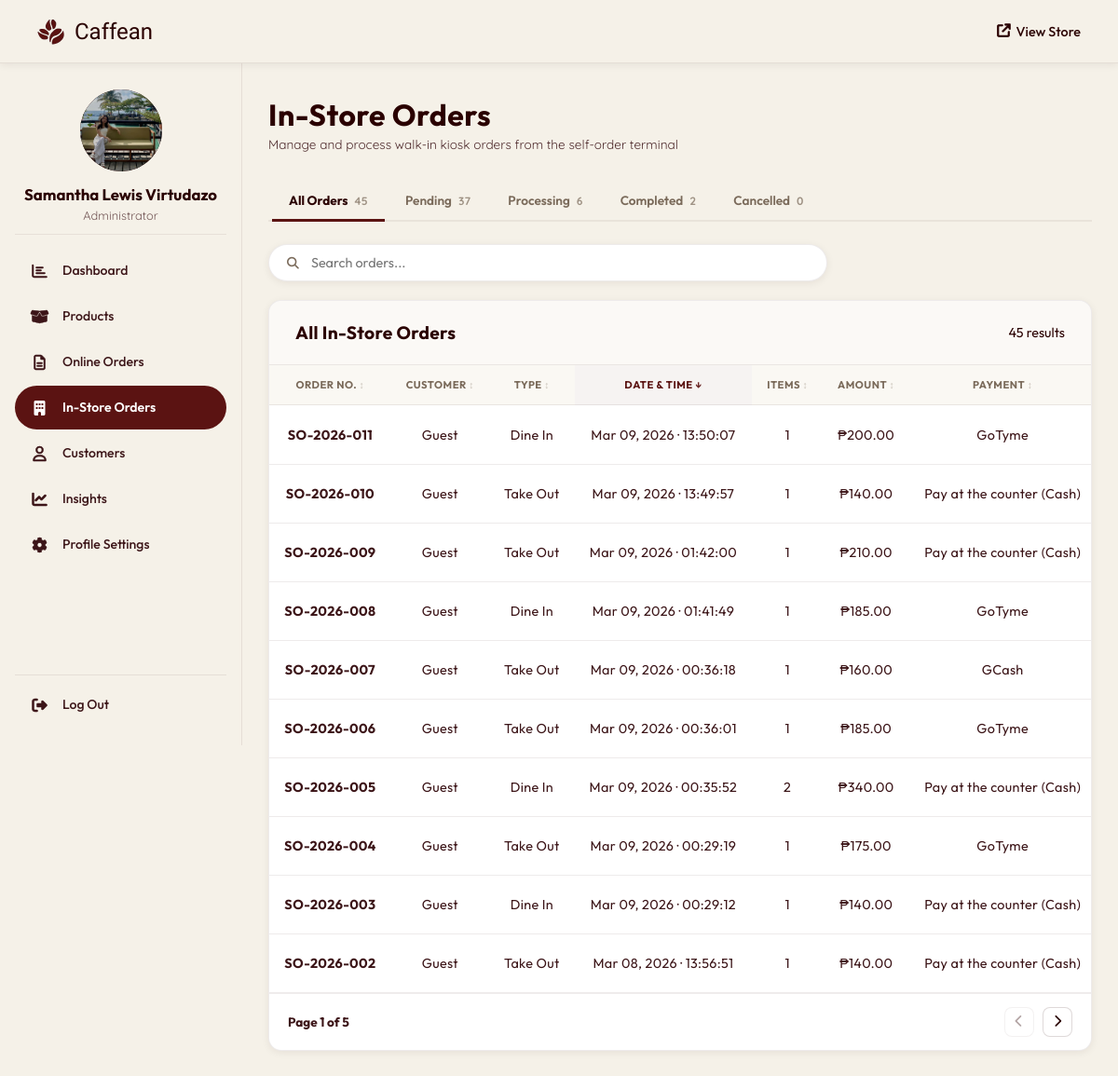
/admin/instore_orders.php (signed in), run on an earlier commit of the app's database.
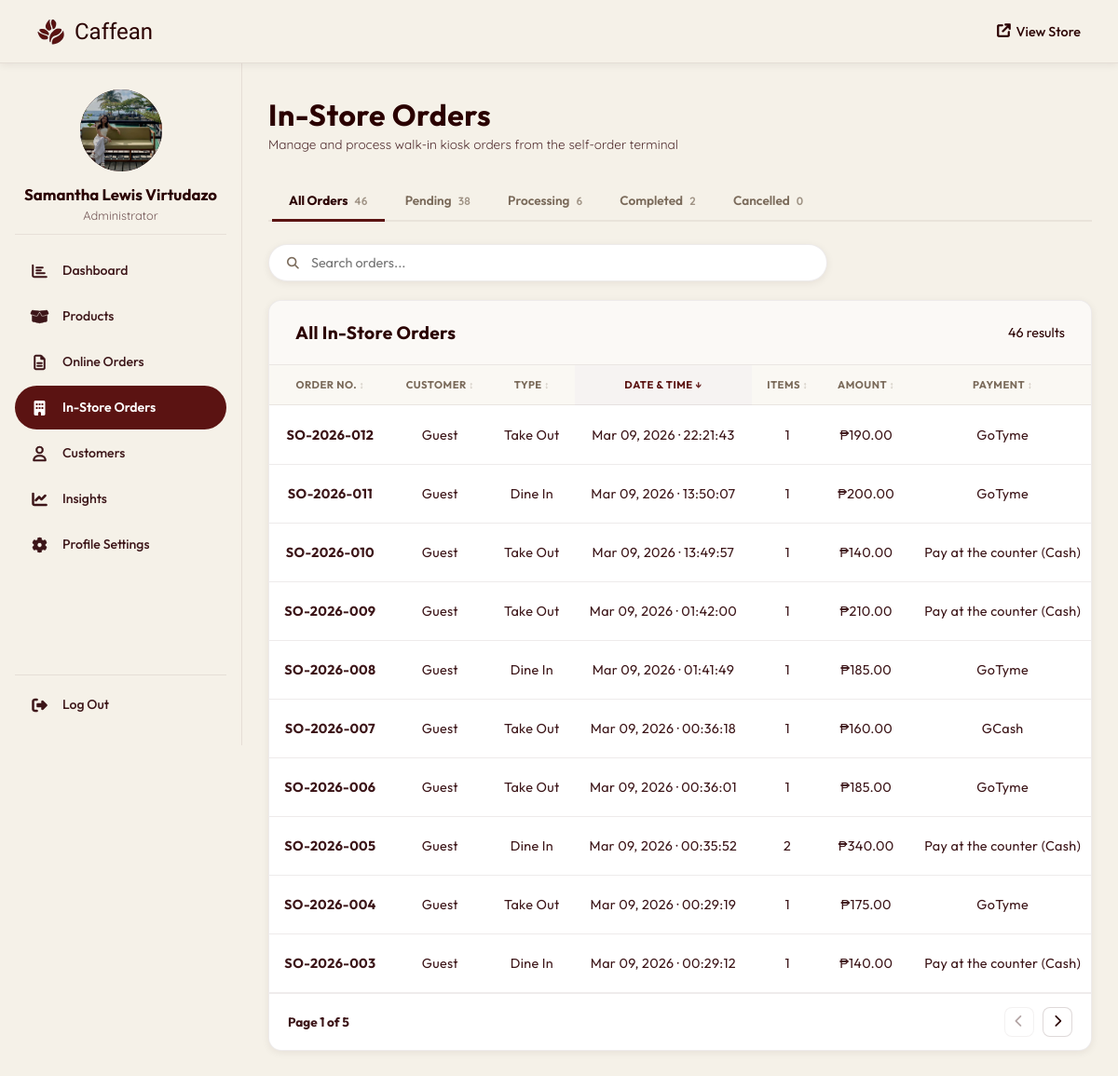
And on a later commit of the database.
### tables this page shows
CREATE TABLE `users` (
  `user_id` int(11) NOT NULL,
  `full_name` varchar(100) NOT NULL,
  `email` varchar(100) NOT NULL,
  `mobile_number` varchar(15) DEFAULT NULL,
  `profile_image` varchar(255) DEFAULT NULL,
  `house_unit` varchar(100) DEFAULT NULL,
  `street_name` varchar(100) DEFAULT NULL,
  `barangay` varchar(100) DEFAULT NULL,
  `city_municipality` varchar(100) DEFAULT NULL,
  `province` varchar(100) DEFAULT NULL,
  `zip_code` varchar(10) DEFAULT NULL,
  `password` varchar(255) NOT NULL,
  `role` enum('admin','customer') DEFAULT 'customer',
  `created_at` timestamp NOT NULL DEFAULT current_timestamp()
);

CREATE TABLE `orders` (
  `order_id` int(11) NOT NULL,
  `order_number` varchar(20) NOT NULL DEFAULT '' COMMENT 'Human-readable receipt number (e.g. PC-2026-00001)',
  `user_id` int(11) DEFAULT NULL,
  `order_date` datetime DEFAULT current_timestamp(),
  `total_amount` decimal(10,2) NOT NULL,
  `status` enum('pending','processing','completed','cancelled') DEFAULT 'pending',
  `payment_method` varchar(50) NOT NULL,
  `delivery_address` text NOT NULL,
  `created_at` timestamp NOT NULL DEFAULT current_timestamp(),
  `mobile_number` varchar(20) DEFAULT NULL,
  `order_type` enum('delivery','pickup') NOT NULL DEFAULT 'delivery',
  `house_unit` varchar(100) DEFAULT NULL,
  `street_name` varchar(150) DEFAULT NULL,
  `barangay` varchar(100) DEFAULT NULL,
  `city_municipality` varchar(100) DEFAULT NULL,
  `province` varchar(100) DEFAULT NULL,
  `zip_code` varchar(10) DEFAULT NULL,
  `delivery_notes` text DEFAULT NULL,
  `pickup_branch` varchar(100) DEFAULT NULL,
  `pickup_date` date DEFAULT NULL,
  `pickup_time` time DEFAULT NULL,
  `is_kiosk` tinyint(1) NOT NULL DEFAULT 0,
  `kiosk_order_type` enum('dine_in','take_out') DEFAULT NULL,
  `customer_name` varchar(100) DEFAULT NULL
);

### admin/instore_orders.php (the view, shortened to what this page needs)
<?php
require_once '../php/db_connection.php';
$status_filter = $_GET['status'] ?? 'all';
$base_where    = "o.is_kiosk = 1";
$where_clause  = $base_where;
$counts = ['all' => 0, 'pending' => 0, 'processing' => 0, 'completed' => 0, 'cancelled' => 0];
$c_res  = mysqli_query($conn, "SELECT status, COUNT(*) AS count FROM orders WHERE is_kiosk = 1 GROUP BY status");
while ($r = mysqli_fetch_assoc($c_res)) {
    $counts[$r['status']] = $r['count'];
    $counts['all']       += $r['count'];
}
$orders_raw = mysqli_query($conn,
    "SELECT o.order_id, o.order_number, o.order_date, o.total_amount, o.status,
            o.payment_method, o.kiosk_order_type, o.mobile_number,
            COALESCE(o.customer_name, 'Guest') AS customer_name,
            (SELECT SUM(quantity) FROM order_items WHERE order_id = o.order_id) AS total_items
     FROM orders o
     WHERE $where_clause
     ORDER BY o.order_date DESC"
);
$total_orders = mysqli_num_rows($orders_raw);
$orders_map = [];
while ($o = mysqli_fetch_assoc($orders_raw)) {
    $o['items']            = [];
    $orders_map[$o['order_id']] = $o;
}
if (!empty($orders_map)) {
    $ids       = implode(',', array_map('intval', array_keys($orders_map)));
    $items_res = mysqli_query($conn,
        "SELECT oi.order_id, oi.quantity, oi.price_at_time AS price,
                p.name AS product_name, oi.size, oi.temperature, oi.sugar_level
         FROM order_items oi
         JOIN products p ON oi.product_id = p.product_id
         WHERE oi.order_id IN ($ids)"
    );
    while ($item = mysqli_fetch_assoc($items_res)) {
        $orders_map[$item['order_id']]['items'][] = $item;
    }
}
include 'includes/header.php';
?>
<div class="page-header">
  <div class="page-header-text">
    <h1>In-Store Orders</h1>
    <p>Manage and process walk-in kiosk orders from the self-order terminal</p>
  </div>
</div>
<div class="admin-tabs">
  <a href="?status=all"        class="tab <?= $status_filter === 'all'        ? 'active' : '' ?>">All Orders   <span class="tab-count"><?= $counts['all']        ?></span></a>
  <a href="?status=pending"    class="tab <?= $status_filter === 'pending'    ? 'active' : '' ?>">Pending      <span class="tab-count"><?= $counts['pending']    ?></span></a>
  <a href="?status=processing" class="tab <?= $status_filter === 'processing' ? 'active' : '' ?>">Processing   <span class="tab-count"><?= $counts['processing'] ?></span></a>
  <a href="?status=completed"  class="tab <?= $status_filter === 'completed'  ? 'active' : '' ?>">Completed    <span class="tab-count"><?= $counts['completed']  ?></span></a>
  <a href="?status=cancelled"  class="tab <?= $status_filter === 'cancelled'  ? 'active' : '' ?>">Cancelled    <span class="tab-count"><?= $counts['cancelled']  ?></span></a>
</div>
<div class="toolbar">
  <div class="search-box">
    <span class="search-icon"><i class="fas fa-search"></i></span>
    <input type="text" id="instoreSearch" placeholder="Search orders..." />
  </div>
</div>
<div class="card">
  <div class="card-header">
    <h2><?= $status_filter === 'all' ? 'All' : ucfirst($status_filter) ?> In-Store Orders</h2>
    <span class="card-count"><?= $total_orders ?> result<?= $total_orders !== 1 ? 's' : '' ?></span>
  </div>
  <table class="admin-table" id="instoreTable">
    <thead>
      <tr>
        <th data-sort="text">Order No.</th>
        <th data-sort="text">Customer</th>
        <th data-sort="text">Type</th>
        <th data-sort="date">Date &amp; Time</th>
        <th data-sort="number">Items</th>
        <th data-sort="number">Amount</th>
        <th data-sort="text">Payment</th>
      </tr>
    </thead>
    <tbody>
      <?php if ($total_orders === 0): ?>
        <tr class="empty-row">
          <td colspan="9">
            <div class="empty-state">
              <i class="fas fa-cash-register"></i>
              <p>No in-store orders found</p>
            </div>
          </td>
        </tr>
      <?php else: ?>
        <?php foreach ($orders_map as $o): ?>
          <tr>
            <td class="td-id"><?= htmlspecialchars($o['order_number'] ?? '#' . $o['order_id']) ?></td>
            <td><?= htmlspecialchars($o['customer_name']) ?></td>
            <td><?= $o['kiosk_order_type'] === 'dine_in' ? 'Dine In' : 'Take Out' ?></td>
            <td><?= date('M d, Y · H:i:s', strtotime($o['order_date'])) ?></td>
            <td><?= $o['total_items'] ?? 0 ?></td>
            <td class="td-amount">&#8369;<?= number_format($o['total_amount'], 2) ?></td>
            <td><?= htmlspecialchars($o['payment_method']) ?></td>
          </tr>
        <?php endforeach; ?>
      <?php endif; ?>
    </tbody>
  </table>
  <div id="instoreTable-pagination" class="admin-pagination">
    <span class="page-info">Page 1 of 1</span>
    <div class="page-btns">
      <button class="btn-page btn-prev"><i class="fas fa-chevron-left"></i></button>
      <button class="btn-page btn-next"><i class="fas fa-chevron-right"></i></button>
    </div>
  </div>
</div>
<?php include 'includes/footer.php'; ?>

### admin/includes/header.php (shortened to what this page needs)
<?php
$admin_name    = isset($_SESSION['full_name']) ? htmlspecialchars($_SESSION['full_name']) : 'Admin';
$admin_initial = strtoupper(substr($admin_name, 0, 1));
$current_page  = basename($_SERVER['PHP_SELF']);
$admin_avatar_src = '';
if (isset($_SESSION['user_id'])) {
    $a_stmt = mysqli_prepare($conn, "SELECT profile_image, email FROM users WHERE user_id = ?");
    mysqli_stmt_bind_param($a_stmt, 'i', $_SESSION['user_id']);
    mysqli_stmt_execute($a_stmt);
    $a_row = mysqli_fetch_assoc(mysqli_stmt_get_result($a_stmt));
    if (!empty($a_row['profile_image'])) {
        $admin_avatar_src = BASE_URL . '/' . htmlspecialchars($a_row['profile_image']);
    }
}
$page_css_map = [
    'dashboard.php'        => 'dashboard.css',
    'products.php'         => 'products.css',
    'orders.php'           => 'orders.css',
    'instore_orders.php'   => 'orders.css',
    'customers.php'        => 'customers.css',
    'insights.php'         => 'dashboard.css',
    'profile_settings.php' => null,
];
$page_css_file = $page_css_map[$current_page] ?? null;
?>
<!DOCTYPE html>
<html lang="en">
<head>
  <link rel="stylesheet" href="<?= BASE_URL ?>/admin/assets/css/admin.css?v=<?= time() ?>" />
  <?php if ($page_css_file): ?>
    <link rel="stylesheet" href="<?= BASE_URL ?>/admin/assets/css/<?= $page_css_file ?>?v=<?= time() ?>" />
  <?php endif; ?>
  <link rel="stylesheet" href="https://cdnjs.cloudflare.com/ajax/libs/font-awesome/6.4.0/css/all.min.css" />
  <link rel="stylesheet" href="https://cdn.jsdelivr.net/npm/bootstrap-icons@1.11.3/font/bootstrap-icons.min.css" />
</head>
<body>
  <nav class="admin-navbar">
    <div class="admin-nav-inner">
      <a href="<?= BASE_URL ?>/admin/dashboard.php" class="admin-brand">
        <img src="<?= BASE_URL ?>/images/coffee_beans_logo.png" alt="Caffean" />
        <span>Caffean</span>
      </a>
      <div class="nav-right">
        <a href="<?= BASE_URL ?>/" target="_blank" class="btn-ghost">
          <i class="fas fa-arrow-up-right-from-square"></i> View Store
        </a>
      </div>
    </div>
  </nav>
  <div class="admin-body">
    <aside class="admin-sidebar">
      <div class="admin-sidebar-profile">
        <div class="admin-avatar-wrap">
          <?php if ($admin_avatar_src): ?>
            <img src="<?= $admin_avatar_src ?>" alt="Profile" class="admin-sidebar-avatar" id="adminAvatarPreview" />
          <?php else: ?>
            <div class="admin-sidebar-avatar" id="adminAvatarInitial"><?= $admin_initial ?></div>
          <?php endif; ?>
        </div>
        <div class="admin-sidebar-info">
          <h2><?= $admin_name ?></h2>
          <p>Administrator</p>
        </div>
      </div>
      <ul class="sidebar-nav">
        <li>
          <a href="<?= BASE_URL ?>/admin/dashboard.php"
            <?= $current_page === 'dashboard.php' ? 'class="active"' : '' ?>>
            <span class="snav-icon">
              <i class="far fa-chart-bar snav-ic-out"></i>
            </span>
            <span class="snav-text">Dashboard</span>
          </a>
        </li>
        <li>
          <a href="<?= BASE_URL ?>/admin/products.php"
            <?= $current_page === 'products.php' ? 'class="active"' : '' ?>>
            <span class="snav-icon">
              <i class="fas fa-box-open snav-ic-out"></i>
            </span>
            <span class="snav-text">Products</span>
          </a>
        </li>
        <li>
          <a href="<?= BASE_URL ?>/admin/orders.php"
            <?= $current_page === 'orders.php' ? 'class="active"' : '' ?>>
            <span class="snav-icon">
              <i class="far fa-file-lines snav-ic-out"></i>
            </span>
            <span class="snav-text">Online Orders</span>
          </a>
        </li>
        <li>
          <a href="<?= BASE_URL ?>/admin/instore_orders.php"
            <?= $current_page === 'instore_orders.php' ? 'class="active"' : '' ?>>
            <span class="snav-icon">
              <i class="fas fa-building snav-ic-fill"></i>
            </span>
            <span class="snav-text">In-Store Orders</span>
          </a>
        </li>
        <li>
          <a href="<?= BASE_URL ?>/admin/customers.php"
            <?= $current_page === 'customers.php' ? 'class="active"' : '' ?>>
            <span class="snav-icon">
              <i class="far fa-user snav-ic-out"></i>
            </span>
            <span class="snav-text">Customers</span>
          </a>
        </li>
        <li>
          <a href="<?= BASE_URL ?>/admin/insights.php"
            <?= $current_page === 'insights.php' ? 'class="active"' : '' ?>>
            <span class="snav-icon">
              <i class="fas fa-chart-line snav-ic-out"></i>
            </span>
            <span class="snav-text">Insights</span>
          </a>
        </li>
        <li>
          <a href="<?= BASE_URL ?>/admin/profile_settings.php"
            <?= $current_page === 'profile_settings.php' ? 'class="active"' : '' ?>>
            <span class="snav-icon">
              <i class="fas fa-gear snav-ic-out"></i>
            </span>
            <span class="snav-text">Profile Settings</span>
          </a>
        </li>
      </ul>
      <div class="sidebar-logout">
        <a href="<?= BASE_URL ?>/php/logout.php" class="sidebar-logout-btn">
          <span class="snav-icon">
            <i class="fas fa-right-from-bracket"></i>
          </span>
          <span class="snav-text">Log Out</span>
        </a>
      </div>
    </aside>
    <main class="admin-wrapper">

### admin/includes/footer.php (shortened to what this page needs)
  </main>
</div>
</body>
</html>

### admin/includes/header.php (style rules this page uses)
.admin-table th[data-sort]::after { content: ' ↕'; font-size: 0.65rem; opacity: 0.4; }
.admin-table th[data-sort].sort-desc::after { content: ' ↓'; opacity: 0.9; }

What changed in the data, as far as the page shows it:
no longer on this page (row unchanged): orders: order_number "SO-2026-002", customer_name "Guest", kiosk_order_type "Take Out", order_date "Mar 08, 2026 · 13:56:51", total_items "1", total_amount "140.00", payment_method "Pay at the counter (Cash)"
added orders: order_number "SO-2026-012", customer_name "Guest", kiosk_order_type "Take Out", order_date "Mar 09, 2026 · 22:21:43", total_items "1", total_amount "190.00", payment_method "GoTyme"
Also different on the page:
$counts['all']: "45" → "46"
$counts['pending']: "37" → "38"
$total_orders: "45" → "46"
